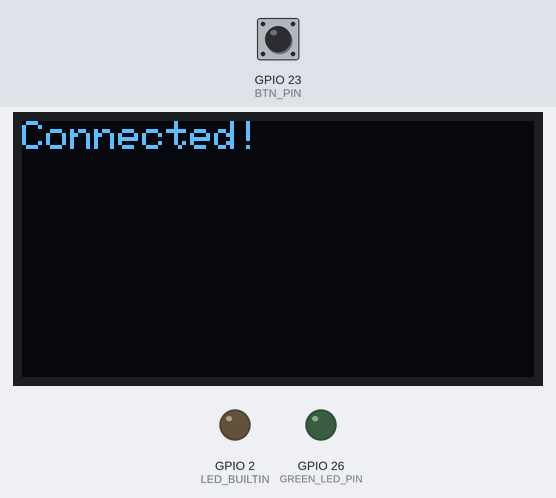
A program run on a simulated ESP32. Shown: 128×64 one-colour display, output pins drawn as LEDs (lit = HIGH). Inputs (shaded band) come from the test bench; at power-on: GPIO 23 (BTN_PIN) LOW. WiFi joins after 1.5 s; servers stay silent unless stated; storage starts empty; what the program prints to the serial monitor is not drawn.

Above: at 3.2 s.
At 6.7 s:
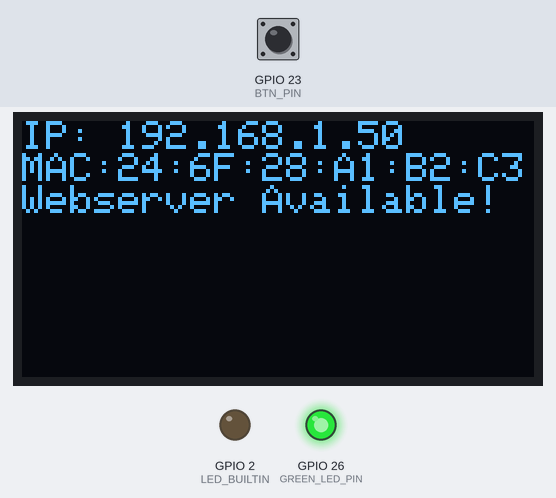
6.8 s: GPIO 23 (BTN_PIN) pulled HIGH for 0.15 s
At 7.6 s:
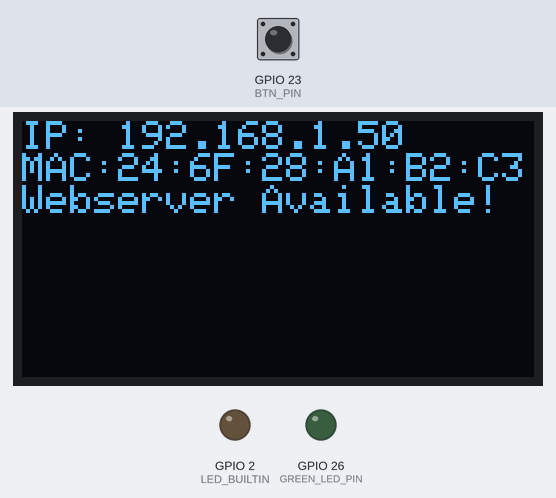
9.9 s: GPIO 23 (BTN_PIN) pulled HIGH for 1 s
At 11.2 s:
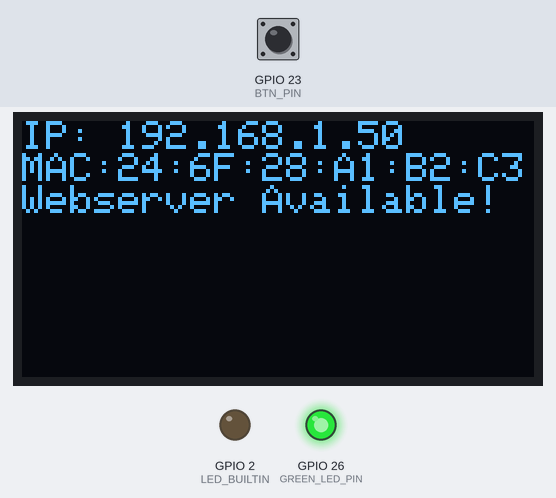
12.4 s: GPIO 23 (BTN_PIN) pulled HIGH for 3.2 s
At 16.0 s:
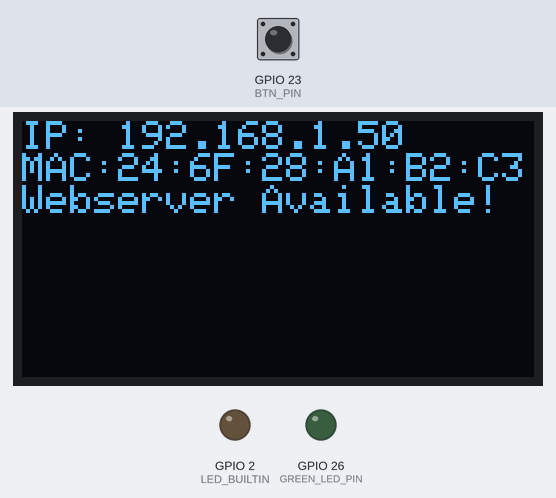
Timing chart, 0 to 17.5 s (numbered marks = the images above; inputs shaded):
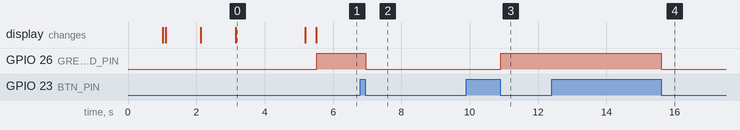

The program:

main.cpp
```cpp
/**
 * ----------------------------------------------------------------------------
 * ESP32 Remote Control with WebSocket
 * ----------------------------------------------------------------------------
 * © 2020 Stéphane Calderoni
 * ----------------------------------------------------------------------------
 */

#include <Arduino.h>
#include "LittleFS.h"
#include <Adafruit_GFX.h>
#include "Adafruit_SSD1306.h"
#include "WiFi.h"
#include "ESPAsyncWebServer.h"

// ----------------------------------------------------------------------------
// Definition of macros
// ----------------------------------------------------------------------------

//Pin Defines
#define GREEN_LED_PIN 26
#define BTN_PIN 23
#define LED_BUILTIN 2

//OLED Defines
#define SCREEN_WIDTH 128 // OLED display width, in pixels
#define SCREEN_HEIGHT 64 // OLED display height, in pixels
#define OLED_RESET     -1 // Reset pin # (or -1 if sharing Arduino reset pin)
#define SCREEN_ADDRESS 0x3C ///< See datasheet for Address; 0x3D for 128x64, 0x3C for 128x32

//Webserver Defines
#define HTTP_PORT 80

// ----------------------------------------------------------------------------
// Definition of global constants
// ----------------------------------------------------------------------------

const uint8_t DEBOUNCE_DELAY = 10; // in milliseconds

const char* SSID = "SamberNet";
const char* PASSWORD = "Amber1664";

// ----------------------------------------------------------------------------
// Definition of the LED component will leave as a struct as basically everything will be public.  I need to access the on variable in the loop function.
// ----------------------------------------------------------------------------

struct Led {
    // state variables
    uint8_t pin;
    bool    on;

    Led(uint8_t pin, bool on=false) : pin(pin), on(on) {
      pinMode(pin, OUTPUT);
      update();
    }

    // methods
    void update() {
        digitalWrite(pin, on ? HIGH : LOW);
    }
};

// ----------------------------------------------------------------------------
// Definition of the Button component
// ----------------------------------------------------------------------------

struct Button {
    // state variables
    uint8_t  pin;
    bool     lastReading;
    uint32_t lastDebounceTime;
    uint16_t state;

    // methods determining the logical state of the button
    bool pressed()                { return state == 1; }
    bool released()               { return state == 0xffff; }
    bool held(uint16_t count = 0) { return state > 1 + count && state < 0xffff; }

    // method for reading the physical state of the button
    void read() {
        // reads the voltage on the pin connected to the button
        bool reading = digitalRead(pin);

        // if the logic level has changed since the last reading,
        // we reset the timer which counts down the necessary time
        // beyond which we can consider that the bouncing effect
        // has passed.
        if (reading != lastReading) {
            lastDebounceTime = millis();
        }

        // from the moment we're out of the bouncing phase
        // the actual status of the button can be determined
        if (millis() - lastDebounceTime > DEBOUNCE_DELAY) {
            // don't forget that the read pin is pulled-up
            bool pressed = reading == LOW;
            if (pressed) {
                     if (state  < 0xfffe) state++;
                else if (state == 0xfffe) state = 2;
            } else if (state) {
                state = state == 0xffff ? 0 : 0xffff;
            }
        }

        // finally, each new reading is saved
        lastReading = reading;
    }
};

// ----------------------------------------------------------------------------
// Definition of global variables
// ----------------------------------------------------------------------------
Led greenLed(GREEN_LED_PIN, false);
Led onboardLed (LED_BUILTIN, false);
Button button = { BTN_PIN, HIGH, 0, 0 };
Adafruit_SSD1306 display(SCREEN_WIDTH, SCREEN_HEIGHT, &Wire, OLED_RESET);
AsyncWebServer webServer{HTTP_PORT};
AsyncWebSocket ws("/ws");

// ----------------------------------------------------------------------------
// Initialization of LittleFS
// ----------------------------------------------------------------------------

void initLittleFS(){
    if (!LittleFS.begin()) {
        Serial.println("Cannot mount LittleFS Volume");
        while(1) {
            onboardLed.on = millis() %  200 <50;
            onboardLed.update();
        }
    }
    else {
        Serial.println(F("LittleFS Mounted Successfully!"));
        }
}
// ----------------------------------------------------------------------------
// Initialization of OLED
// ----------------------------------------------------------------------------

// SSD1306_SWITCHCAPVCC = generate display voltage from 3.3V internally
void initOLED() {
    delay(500);
    if(!display.begin(SSD1306_SWITCHCAPVCC, SCREEN_ADDRESS)) {
        Serial.println(F("SSD1306 allocation failed"));
        for(;;); // Don't proceed, loop forever
    }
    else {
    display.clearDisplay();
    display.setTextSize(1);
    display.setTextColor(WHITE);
    display.setCursor(0, 0);
    display.display();
    }
}

// ----------------------------------------------------------------------------
// Initialization of Wifi - prints error messages to the OLED if it falls over.
// ----------------------------------------------------------------------------


void connectToWiFi() {
    WiFi.begin(SSID, PASSWORD);

    int attempt = 0;
    while (WiFi.status() != WL_CONNECTED && attempt < 10) {
        display.clearDisplay();
        display.setCursor(0, 0);
        display.print("Connecting");

        for (int i = 0; i <= attempt % 3; i++) {
            display.print(".");
        }

        display.display();
        Serial.print("Attempt ");
        Serial.println(attempt + 1);

        delay(1000);
        attempt++;
    }

    if (WiFi.status() == WL_CONNECTED) {
        display.clearDisplay();
        display.setCursor(0, 0);
        display.println("Connected!");
        display.display();
        Serial.println("Connected!");
        delay(2000);

        display.clearDisplay();
        display.setCursor(0, 0);
        display.print("IP: ");
        display.println(WiFi.localIP());
        display.print("MAC:");
        display.println(WiFi.macAddress());
        display.display();

        Serial.print("IP Address: ");
        Serial.println(WiFi.localIP());
        Serial.print("MAC Address: ");
        Serial.println(WiFi.macAddress());
    } else {
        display.clearDisplay();
        display.setCursor(0, 0);
        display.println("Connection Failed!");
        display.display();
        Serial.println("Failed to connect to WiFi");
    }
}

// ----------------------------------------------------------------------------
// Initialization of WebServer
// ----------------------------------------------------------------------------

//String Processor (convert %STATE% to 'on' or 'off' depending on the led.on state)
String processor(const String &var) {
    return String(var == "STATE" && greenLed.on ? "on" : "off");
}

void onRootRequest(AsyncWebServerRequest *request) {
  request->send(LittleFS, "/index.html", "text/html", false, processor);
}

void initWebServer() {
    webServer.on("/", onRootRequest);
    webServer.serveStatic("/", LittleFS, "/");
    webServer.begin();

    // Small delay to allow the server to start properly
    delay(100);

    // Check if the server is listening on port 80
    WiFiClient client;
    if (client.connect(WiFi.localIP(), 80)) {
        display.println("Webserver Available!");
        display.display();
        Serial.println(F("WebServer Available!"));

        client.stop();  // Close the test connection
    } else {
        display.println("Webserver Failed to Start!");
        display.display();
        Serial.println(F("WebServer Failed to initialised"));
    }

}

// ----------------------------------------------------------------------------
// WebSocket initialization
// ----------------------------------------------------------------------------

void notifyClients() {
    ws.textAll(greenLed.on ? "on" : "off");
}

void handleWebSocketMessage(void *arg, uint8_t *data, size_t len) {
    AwsFrameInfo *info = (AwsFrameInfo*)arg;
    if (info->final && info->index == 0 && info->len == len && info->opcode == WS_TEXT) {
        data[len] = 0;
        if (strcmp((char*)data, "toggle") == 0) {
            greenLed.on = !greenLed.on;
            notifyClients();
        }
    }
}

void onEvent(AsyncWebSocket       *server,
             AsyncWebSocketClient *client,
             AwsEventType          type,
             void                 *arg,
             uint8_t              *data,
             size_t                len) {

    switch (type) {
        case WS_EVT_CONNECT:
            Serial.printf("WebSocket client #%u connected from %s\n", client->id(), client->remoteIP().toString().c_str());
            break;
        case WS_EVT_DISCONNECT:
            Serial.printf("WebSocket client #%u disconnected\n", client->id());
            break;
        case WS_EVT_DATA:
            handleWebSocketMessage(arg, data, len);
            break;
        case WS_EVT_PONG:
        case WS_EVT_ERROR:
            break;
    }
}

void initWebSocket() {
    ws.onEvent(onEvent);
    webServer.addHandler(&ws);
}


// ----------------------------------------------------------------------------
// Initialization
// ----------------------------------------------------------------------------

void setup() {
    pinMode(button.pin, INPUT);

    Serial.begin(115200);delay(500);

    initLittleFS();
    initOLED();
    connectToWiFi();
    initWebServer();
    initWebSocket();
}

// ----------------------------------------------------------------------------
// Main control loop
// ----------------------------------------------------------------------------

void loop() {

    ws.cleanupClients(); // This line removes any zombie clients from the connection.  Stops the server getting bogged down.

    button.read();

    if (button.pressed()) {
        greenLed.on = !greenLed.on;
        notifyClients();
    }
    greenLed.update();
}
```

Measured:
- after the input at 6.8 s, GPIO 26 (GREEN_LED_PIN): HIGH → LOW after 0.16 s
- after the input at 9.9 s, GPIO 26 (GREEN_LED_PIN): LOW → HIGH after 1.0 s
- after the input at 12.4 s, GPIO 26 (GREEN_LED_PIN): HIGH → LOW after 3.2 s
- what the display in image 0 shows lasts 2.0 s, from 3.2 s to 5.2 s
